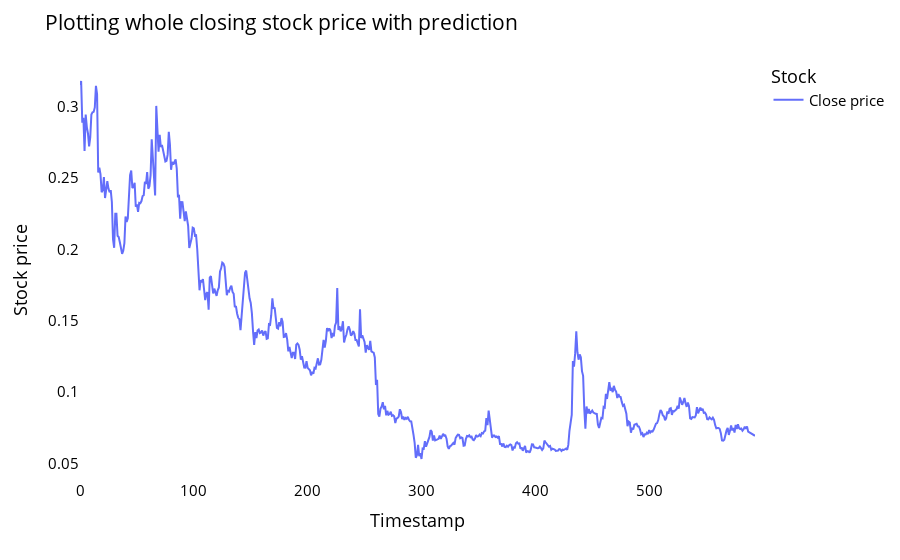

The notebook cell saved with this chart:
### Markdown cell above
- # Plotting entire Closing Stock Price with next 30 days period of prediction

### Code cell
lstmdf=closedf.tolist()
lstmdf.extend((np.array(lst_output).reshape(-1,1)).tolist())
lstmdf=scaler.inverse_transform(lstmdf).reshape(1,-1).tolist()[0]

names = cycle(['Close price'])

fig = px.line(lstmdf,labels={'value': 'Stock price','index': 'Timestamp'})
fig.update_layout(title_text='Plotting whole closing stock price with prediction',
                  plot_bgcolor='white', font_size=15, font_color='black',legend_title_text='Stock')

fig.for_each_trace(lambda t:  t.update(name = next(names)))

fig.update_xaxes(showgrid=False)
fig.update_yaxes(showgrid=False)
fig.show()

### Figure 1 — Plotly figure (JSON) as saved in the notebook; plotly's stock layout.template omitted (floating-point values rounded to 4 significant figures; data arrays with more than 128 entries replaced by an {"elided": "..."} marker saying what was removed)
{"data": [{"hovertemplate": "variable=0<br>Timestamp=%{x}<br>Stock price=%{y}<extra></extra>", "legendgroup": "0", "line": {"color": "#636efa", "dash": "solid"}, "marker": {"symbol": "circle"}, "mode": "lines", "name": "Close price", "orientation": "v", "showlegend": true, "type": "scatter", "x": {"elided": "594 int values"}, "xaxis": "x", "y": {"elided": "594 float values"}, "yaxis": "y"}], "layout": {"font": {"color": "black", "size": 15}, "legend": {"title": {"text": "Stock"}, "tracegroupgap": 0}, "margin": {"t": 60}, "plot_bgcolor": "white", "title": {"text": "Plotting whole closing stock price with prediction"}, "xaxis": {"anchor": "y", "domain": [0, 1], "showgrid": false, "title": {"text": "Timestamp"}}, "yaxis": {"anchor": "x", "domain": [0, 1], "showgrid": false, "title": {"text": "Stock price"}}}}
